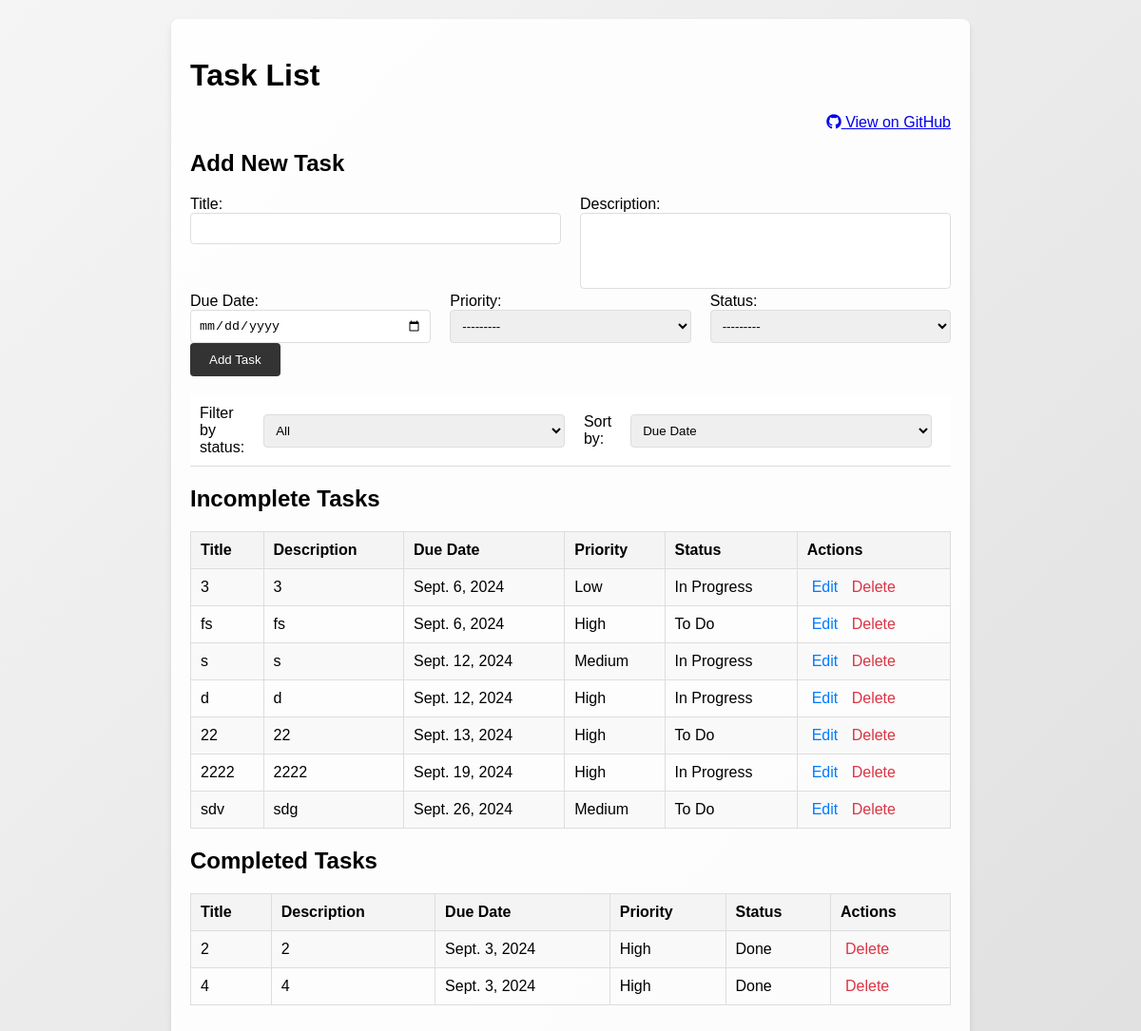
/tasks/, run on an earlier commit of the app's database.
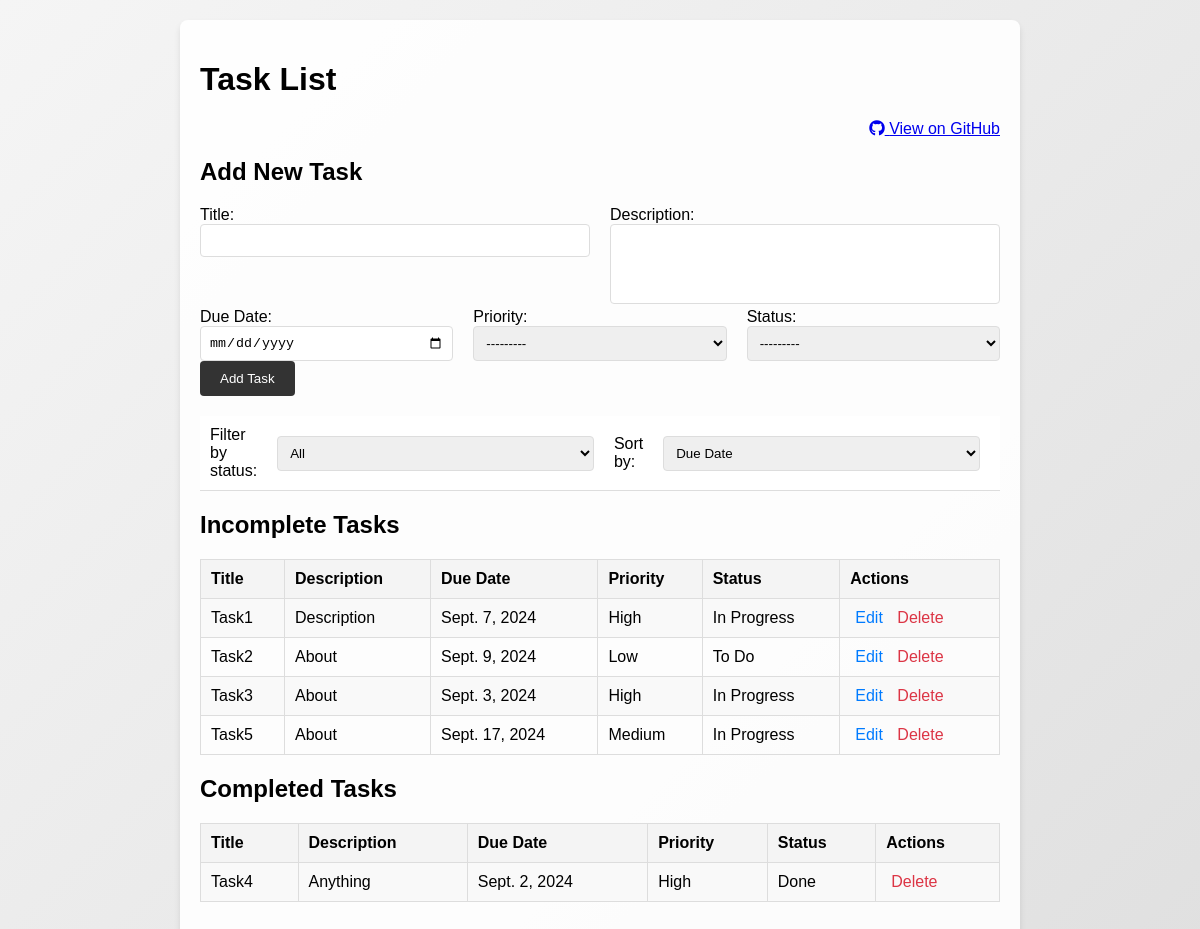
And on a later commit of the database.
### tasks/models.py (models this page shows, shortened)
class Task(models.Model):
    STATUS_CHOICES = [
        ('To Do', 'To Do'),
        ('In Progress', 'In Progress'),
        ('Done', 'Done'),
    ]
    PRIORITY_CHOICES = [
        (1, 'High'),
        (2, 'Medium'),
        (3, 'Low'),
    ]
    title = models.CharField(max_length=255)
    description = models.TextField()
    due_date = models.DateField()
    priority = models.IntegerField(choices=PRIORITY_CHOICES)
    status = models.CharField(max_length=20, choices=STATUS_CHOICES)

### tasks/views.py (the view)
# urls.py: path('', views.task_list, name='task_list'),
def task_list(request):
    status_filter = request.GET.get('status')
    sort_by = request.GET.get('sort_by')
    tasks = Task.objects.all()
    if status_filter:
        tasks = tasks.filter(status=status_filter)
    if sort_by == 'priority':
        tasks = tasks.order_by('priority')
    elif sort_by == 'due_date':
        tasks = tasks.order_by('due_date')
    completed_tasks = Task.objects.filter(status='Done', due_date__lt=timezone.now())
    incomplete_tasks = tasks.exclude(id__in=completed_tasks.values_list('id', flat=True))
    if request.method == 'POST':
        form = TaskForm(request.POST)
        if form.is_valid():
            form.save()
            return redirect('task_list')  # Reload the page to see new task
    else:
        form = TaskForm()
    context = {
        'tasks': incomplete_tasks,
        'completed_tasks': completed_tasks,
        'form': form
    }
    return render(request, 'tasks/task_list.html', context)

### tasks/forms.py
class TaskForm(forms.ModelForm):
    class Meta:
        model = Task
        fields = ['title', 'description', 'due_date', 'priority', 'status']
        widgets = {
            'due_date': forms.DateInput(attrs={'type': 'date'}),
        }

### tasks/templates/tasks/task_list.html (shortened to what this page needs)
<!DOCTYPE html>
<html lang="en">
<head>
    {% load static %}
    <link rel="stylesheet" type="text/css" href="{% static 'tasks/styles.css' %}">
    <link rel="stylesheet" href="https://cdnjs.cloudflare.com/ajax/libs/font-awesome/6.0.0-beta3/css/all.min.css">
</head>
<body>
    <div class="background">
        <div class="glass-card">
            <h1>Task List</h1>
            <div class="github-button-container" style="text-align: right;">
                <a href="https://github.com/zeddkhan03/django-tasklist" target="_blank" class="github-button">
                    <i class="fab fa-github"></i> View on GitHub
                </a>
            </div>
            <div class="form-container">
                <h2>Add New Task</h2>
                <form method="POST">
                    <div class="form-group">
                        <div class="input-group">
                            <label for="id_title">Title:</label>
                            {{ form.title }}
                        </div>
                        <div class="input-group">
                            <label for="id_description">Description:</label>
                            {{ form.description }}
                        </div>
                    </div>
                    <div class="form-group">
                        <div class="input-group">
                            <label for="id_due_date">Due Date:</label>
                            {{ form.due_date }}
                        </div>
                        <div class="input-group">
                            <label for="id_priority">Priority:</label>
                            {{ form.priority }}
                        </div>
                        <div class="input-group">
                            <label for="id_status">Status:</label>
                            {{ form.status }}
                        </div>
                    </div>
                    <button type="submit" class="submit-button">Add Task</button>
                </form>
            </div>
            <div class="filter-sort-container">
                <form method="get" action="{% url 'task_list' %}">
                    <div class="filters">
                        <label for="status">Filter by status:</label>
                        <select name="status" id="status" onchange="this.form.submit()">
                            <option value="">All</option>
                        </select>
                        <label>Sort by:</label>
                        <select name="sort_by" onchange="this.form.submit()">
                            <option value="due_date" {% if request.GET.sort_by == 'due_date' %}selected{% endif %}>Due Date</option>
                        </select>
                    </div>
                </form>
            </div>
            <h2>Incomplete Tasks</h2>
            <table>
                <thead>
                    <tr>
                        <th>Title</th>
                        <th>Description</th>
                        <th>Due Date</th>
                        <th>Priority</th>
                        <th>Status</th>
                        <th>Actions</th>
                    </tr>
                </thead>
                <tbody>
                    {% for task in tasks %}
                    <tr>
                        <td>{{ task.title }}</td>
                        <td>{{ task.description }}</td>
                        <td>{{ task.due_date }}</td>
                        <td>{{ task.get_priority_display }}</td>
                        <td>{{ task.get_status_display }}</td>
                        <td>
                            <a href="{% url 'edit_task' task.id %}" class="edit-button">Edit</a>
                            <a href="{% url 'delete_task' task.id %}" class="delete-button"
                                onclick="return confirm('Are you sure?');">Delete</a>
                        </td>
                    </tr>
                    {% empty %}
                    <tr>
                        <td colspan="6">No tasks found.</td>
                    </tr>
                    {% endfor %}
                </tbody>
            </table>
            <h2>Completed Tasks</h2>
            <table>
                <thead>
                    <tr>
                        <th>Title</th>
                        <th>Description</th>
                        <th>Due Date</th>
                        <th>Priority</th>
                        <th>Status</th>
                        <th>Actions</th>
                    </tr>
                </thead>
                <tbody>
                    {% for task in completed_tasks %}
                    <tr>
                        <td>{{ task.title }}</td>
                        <td>{{ task.description }}</td>
                        <td>{{ task.due_date }}</td>
                        <td>{{ task.get_priority_display }}</td>
                        <td>{{ task.get_status_display }}</td>
                        <td>
                            <a href="{% url 'delete_task' task.id %}" class="delete-button"
                                onclick="return confirm('Are you sure?');">Delete</a>
                        </td>
                    </tr>
                    {% empty %}
                    <tr>
                        <td colspan="6">No completed tasks found.</td>
                    </tr>
                    {% endfor %}
                </tbody>
            </table>
        </div>
    </div>
</body>
</html>

### tasks/static/tasks/styles.css (style rules this page uses)
body { font-family: Arial, sans-serif; background: linear-gradient(135deg, #f5f5f5, #e0e0e0); margin: 0; padding: 0; }
.background { display: flex; justify-content: center; align-items: center; min-height: 100vh; padding: 20px; }
.glass-card { background: rgba(255, 255, 255, 0.9); padding: 20px; border-radius: 8px; box-shadow: 0 4px 6px rgba(0, 0, 0, 0.1); width: 100%; max-width: 800px; position: relative; }
.filter-sort-container { position: -webkit-sticky; position: sticky; top: 0; background: white; padding: 10px; border-bottom: 1px solid #ddd; z-index: 1; }
.filters { display: flex; align-items: center; gap: 10px; }
.filters label, .filters select { margin-right: 10px; }
.form-container { margin-bottom: 20px; }
.form-group { display: flex; flex-wrap: wrap; gap: 10px; }
.input-group { flex: 1; margin-right: 10px; }
.input-group:last-child { margin-right: 0; }
.input-group label { display: block; }
input[type="text"], input[type="date"], select { width: 100%; padding: 8px; box-sizing: border-box; border: 1px solid #ddd; border-radius: 4px; }
textarea { width: 100%; height: 80px; padding: 8px; box-sizing: border-box; border: 1px solid #ddd; border-radius: 4px; resize: none; }
.submit-button { background: #333; color: white; border: none; padding: 10px 20px; border-radius: 4px; cursor: pointer; }
.edit-button, .delete-button { color: #007bff; text-decoration: none; padding: 5px; }
.delete-button { color: #dc3545; }
table { width: 100%; border-collapse: collapse; margin-bottom: 20px; }
table th, table td { padding: 10px; border: 1px solid #ddd; text-align: left; }
table th { background: #f4f4f4; }
table tbody tr:nth-child(odd) { background: #f9f9f9; }

What changed in the data, as far as the page shows it:
removed Task: title "3", description "3", due_date "Sept. 6, 2024", priority "Low", status "In Progress", shown under "Incomplete Tasks"
removed Task: title "fs", description "fs", due_date "Sept. 6, 2024", priority "High", status "To Do", shown under "Incomplete Tasks"
removed Task: title "s", description "s", due_date "Sept. 12, 2024", priority "Medium", status "In Progress", shown under "Incomplete Tasks"
removed Task: title "d", description "d", due_date "Sept. 12, 2024", priority "High", status "In Progress", shown under "Incomplete Tasks"
removed Task: title "22", description "22", due_date "Sept. 13, 2024", priority "High", status "To Do", shown under "Incomplete Tasks"
removed Task: title "2222", description "2222", due_date "Sept. 19, 2024", priority "High", status "In Progress", shown under "Incomplete Tasks"
removed Task: title "sdv", description "sdg", due_date "Sept. 26, 2024", priority "Medium", status "To Do", shown under "Incomplete Tasks"
removed Task: title "2", description "2", due_date "Sept. 3, 2024", priority "High", status "Done", shown under "Completed Tasks"
removed Task: title "4", description "4", due_date "Sept. 3, 2024", priority "High", status "Done", shown under "Completed Tasks"
added Task: title "Task1", description "Description", due_date "Sept. 7, 2024", priority "High", status "In Progress", shown under "Incomplete Tasks"
added Task: title "Task2", description "About", due_date "Sept. 9, 2024", priority "Low", status "To Do", shown under "Incomplete Tasks"
added Task: title "Task3", description "About", due_date "Sept. 3, 2024", priority "High", status "In Progress", shown under "Incomplete Tasks"
added Task: title "Task5", description "About", due_date "Sept. 17, 2024", priority "Medium", status "In Progress", shown under "Incomplete Tasks"
added Task: title "Task4", description "Anything", due_date "Sept. 2, 2024", priority "High", status "Done", shown under "Completed Tasks"
